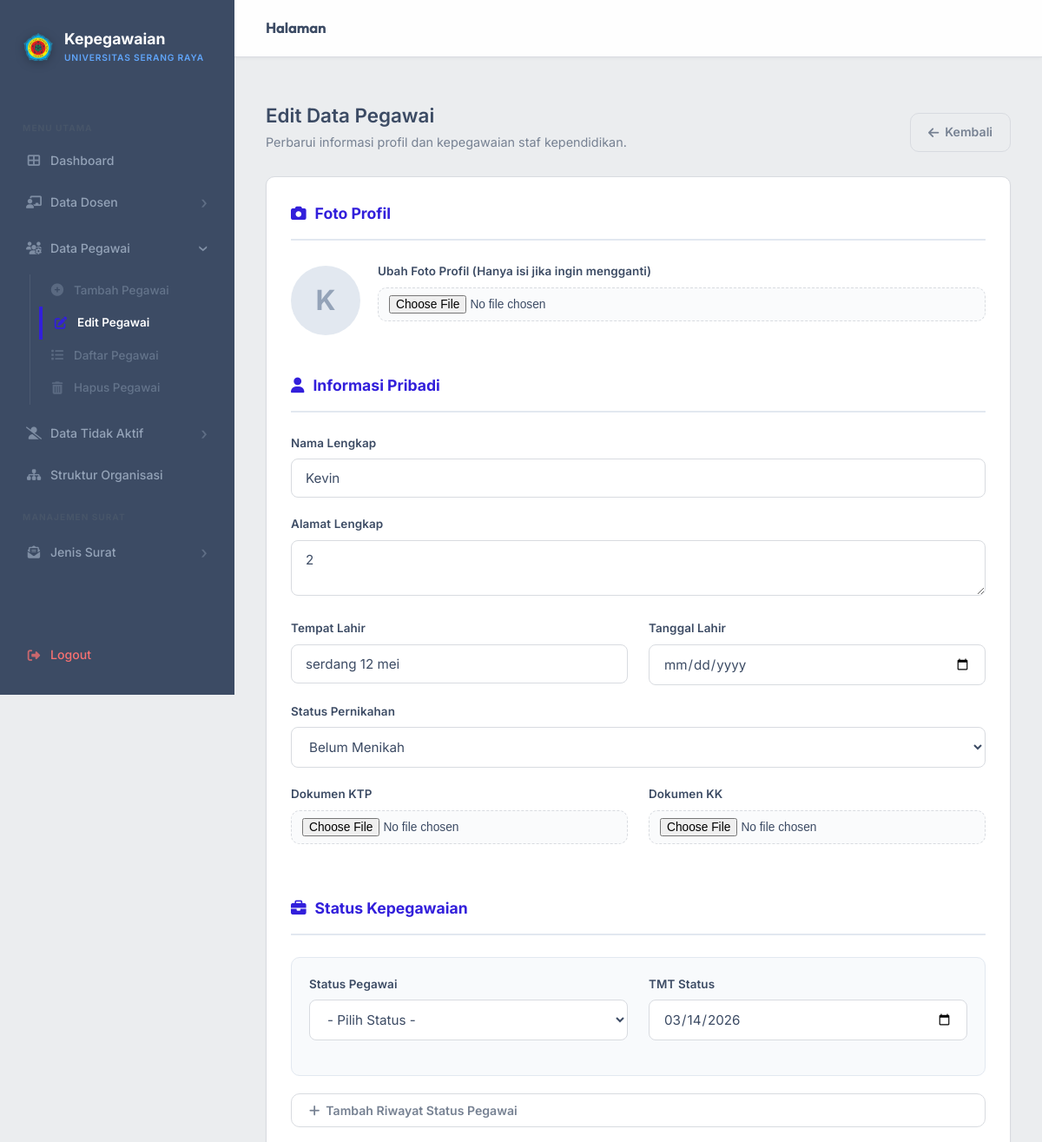
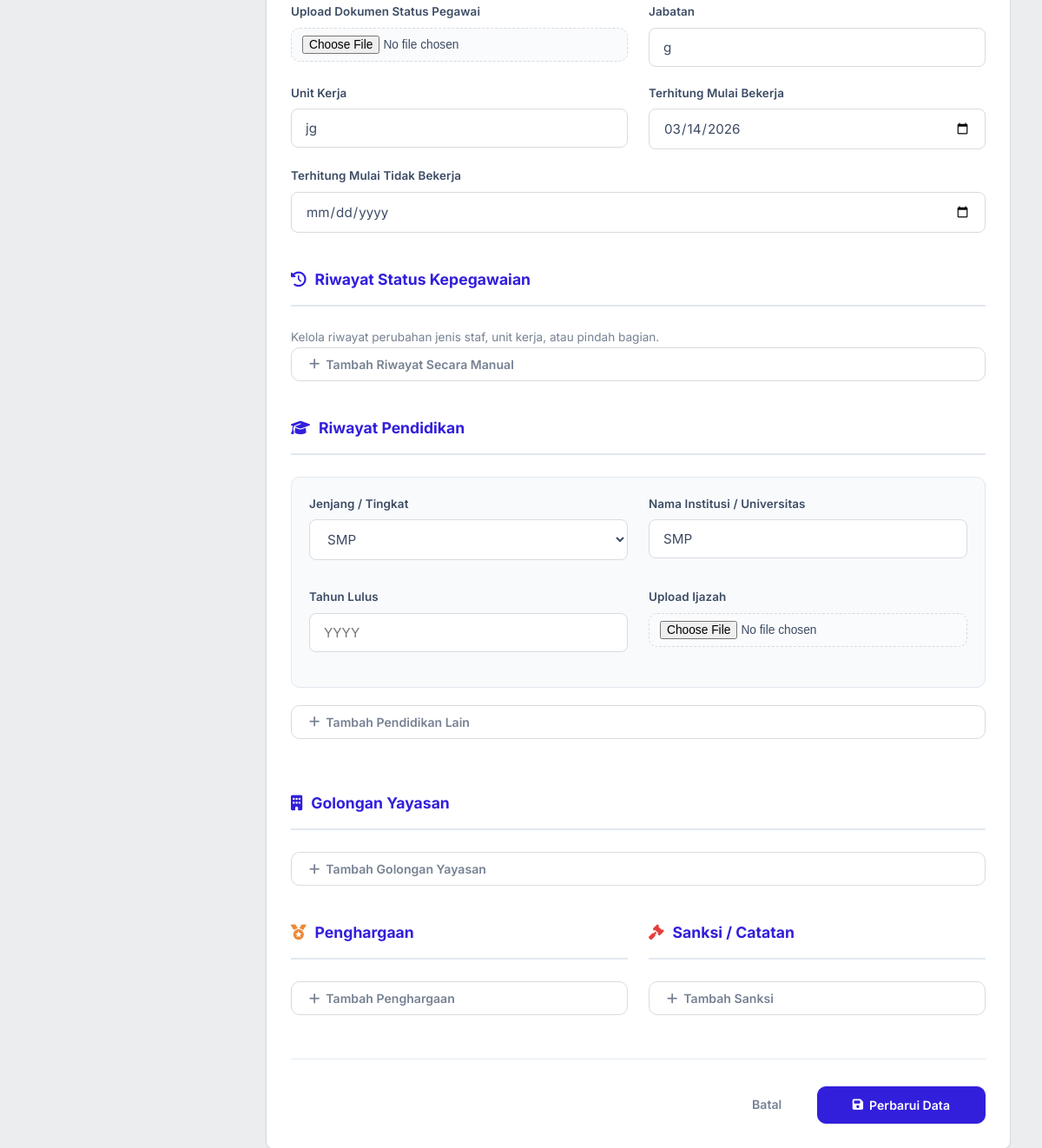
Page /form_edit_pegawai.php?id=2 (signed in) on the committed database (2 pictures, top to bottom).
### tables this page shows
CREATE TABLE `pegawai` (
  `id` int NOT NULL,
  `nama_lengkap` varchar(100) DEFAULT NULL,
  `alamat` text,
  `ttl` varchar(100) DEFAULT NULL,
  `jenis_pegawai` varchar(50) DEFAULT NULL,
  `posisi_jabatan` varchar(100) DEFAULT NULL,
  `tmt_mulai_kerja` date DEFAULT NULL,
  `tmt_tidak_kerja` date DEFAULT NULL,
  `unit_kerja` varchar(100) DEFAULT NULL,
  `pendidikan_terakhir` varchar(10) DEFAULT NULL,
  `status_pribadi` varchar(50) DEFAULT NULL,
  `riwayat_pendidikan` varchar(50) DEFAULT NULL,
  `ket_tidak_kerja` text,
  `dok_tmtk` longblob,
  `dok_tmtk_name` varchar(255) DEFAULT NULL,
  `dok_tmtk_type` varchar(100) DEFAULT NULL,
  `foto_profil` varchar(255) DEFAULT NULL,
  `status_keaktifan` varchar(32) DEFAULT 'Aktif',
  `keterangan_keaktifan` text DEFAULT NULL,
  `tgl_mulai_tidak_bekerja` date DEFAULT NULL
);

### form_edit_pegawai.php (the view, shortened to what this page needs)
<?php
require 'db.php';
$id = $_GET['id'] ?? null;
$stmt = $conn->prepare("SELECT * FROM pegawai WHERE id = ?");
$stmt->bind_param("i", $id);
$stmt->execute();
$pegawai = $stmt->get_result()->fetch_assoc();
$ttl_tempat_val = $pegawai['ttl_tempat'];
$ttl_tanggal_val = $pegawai['ttl_tanggal'];
if (!$ttl_tempat_val && !$ttl_tanggal_val && !empty($pegawai['ttl'])) {
    $parts = explode(',', $pegawai['ttl'], 2);
    if(count($parts) == 2) {
        $ttl_tempat_val = trim($parts[0]);
        $ttl_tanggal_val = date('Y-m-d', strtotime(trim($parts[1])));
    } else {
        $ttl_tempat_val = trim($pegawai['ttl']);
    }
}
$pendidikans = $conn->query("SELECT * FROM pendidikan_pegawai WHERE pegawai_id = $id ORDER BY tahun_lulus ASC")->fetch_all(MYSQLI_ASSOC);
$status_riwayats = $conn->query("SELECT * FROM status_pegawai_riwayat WHERE pegawai_id = $id")->fetch_all(MYSQLI_ASSOC);
?>
<!DOCTYPE html>
<html lang="id">
<head>
    <link rel="stylesheet" href="style.css?v=4">
    <link rel="stylesheet" href="https://cdnjs.cloudflare.com/ajax/libs/font-awesome/6.4.0/css/all.min.css">
</head>
<body>
<?php include 'components/sidebar.php'; ?>
<div class="main-content">
    <?php include 'components/navbar.php'; ?>
    <div class="header-section" style="display: flex; justify-content: space-between; align-items: flex-end; flex-wrap: wrap; gap: 15px;">
        <div>
            <h1>Edit Data Pegawai</h1>
            <p>Perbarui informasi profil dan kepegawaian staf kependidikan.</p>
        </div>
        <div>
            <a href="detail_pegawai.php?id=<?= $id ?>" class="btn btn-outline">
                <i class="fas fa-arrow-left"></i> Kembali
            </a>
        </div>
    </div>
    <form method="POST" enctype="multipart/form-data" class="card">
        <div class="form-section">
            <h3><i class="fas fa-camera"></i> Foto Profil</h3>
            <div style="display: flex; gap: 20px; align-items: center;">
                <?php if(!empty($pegawai['foto_profil']) && file_exists($pegawai['foto_profil'])): ?>
                    <div style="width: 80px; height: 80px; border-radius: 50%; overflow: hidden; border: 3px solid #e2e8f0; flex-shrink: 0;">
                        <img src="<?= htmlspecialchars($pegawai['foto_profil']) ?>" alt="Foto" style="width:100%; height:100%; object-fit:cover;">
                    </div>
                <?php else: ?>
                    <div style="width: 80px; height: 80px; border-radius: 50%; display: flex; align-items: center; justify-content: center; background: #e2e8f0; font-size: 2rem; font-weight: bold; flex-shrink: 0; color: #94a3b8;">
                        <?= strtoupper(substr($pegawai['nama_lengkap'], 0, 1)) ?>
                    </div>
                <?php endif; ?>
                <div class="form-group" style="flex: 1;">
                    <label>Ubah Foto Profil (Hanya isi jika ingin mengganti)</label>
                    <input type="file" name="foto_profil" accept=".jpg,.jpeg,.png">
                </div>
            </div>
        </div>
        <div class="form-section">
            <h3><i class="fas fa-user"></i> Informasi Pribadi</h3>
            <div class="form-group">
                <label>Nama Lengkap</label>
                <input type="text" name="nama_lengkap" value="<?= htmlspecialchars($pegawai['nama_lengkap']) ?>" required>
            </div>
            <div class="form-group">
                <label>Alamat Lengkap</label>
                <textarea name="alamat" rows="2" required><?= htmlspecialchars($pegawai['alamat']) ?></textarea>
            </div>
            <div class="multi-row">
                <div class="form-group">
                    <label>Tempat Lahir</label>
                    <input type="text" name="ttl_tempat" value="<?= htmlspecialchars($ttl_tempat_val) ?>" required>
                </div>
                <div class="form-group">
                    <label>Tanggal Lahir</label>
                    <input type="date" name="ttl_tanggal" value="<?= $ttl_tanggal_val ?>" required>
                </div>
            </div>
            <div class="form-group">
                <label>Status Pernikahan</label>
                <select name="status_pribadi" required>
                    <option value="Belum Menikah" <?= ($pegawai['status_pribadi'] ?? '') == 'Belum Menikah' ? 'selected' : '' ?>>Belum Menikah</option>
                </select>
            </div>
            <div class="multi-row">
                <div class="form-group">
                    <label>Dokumen KTP</label>
                    <input type="file" name="dok_ktp" accept=".pdf,.jpg,.jpeg,.png">
                </div>
                <div class="form-group">
                    <label>Dokumen KK</label>
                    <input type="file" name="dok_kk" accept=".pdf,.jpg,.jpeg,.png">
                </div>
            </div>
        </div>
        <div class="form-section">
            <h3><i class="fas fa-briefcase"></i> Status Kepegawaian</h3>
            <div id="status-pegawai-wrapper">
                <?php if (count($status_riwayats) > 0): ?>
                    <?php foreach($status_riwayats as $idx => $sr): ?>
                        <div class="dynamic-item">
                            <button type="button" onclick="this.closest('.dynamic-item').remove()" class="btn-icon" style="color:var(--danger); position:absolute; right:15px; top:15px;"><i class="fas fa-trash"></i></button>
                            <div class="multi-row">
                                <div class="form-group">
                                    <label>Status Pegawai</label>
                                    <select name="status_pegawai[]" required>
                                        <option value="Tetap" <?= $sr['status_pegawai']=='Tetap'?'selected':'' ?>>Tetap</option>
                                        <option value="Tidak Tetap" <?= $sr['status_pegawai']=='Tidak Tetap'?'selected':'' ?>>Tidak Tetap</option>
                                        <option value="Honorer" <?= $sr['status_pegawai']=='Honorer'?'selected':'' ?>>Honorer</option>
                                        <option value="Kontrak" <?= $sr['status_pegawai']=='Kontrak'?'selected':'' ?>>Kontrak</option>
                                    </select>
                                </div>
                                <div class="form-group">
                                    <label>TMT Status</label>
                                    <input type="date" name="tmt_status_pegawai[]" value="<?= $sr['tmt'] ?? $sr['tmt_mulai_kerja'] ?>">
                                </div>
                            </div>
                            <div class="form-group" style="margin-top:10px;">
                                <label>Upload Dokumen <span style="color:var(--text-muted); font-weight:400;">(PDF/JPG)</span></label>
                                <input type="file" name="dok_status_peg_riwayat[]" accept=".pdf,.jpg,.jpeg,.png">
                                <?php if(!empty($sr['dokumen'])): ?>
                                    <a href="<?= $sr['dokumen'] ?>" target="_blank" class="file-preview"><i class="fas fa-file-pdf"></i> <?= basename($sr['dokumen']) ?></a>
                                    <input type="hidden" name="existing_dok_status_peg[]" value="<?= $sr['dokumen'] ?>">
                                <?php endif; ?>
                            </div>
                        </div>
                    <?php endforeach; ?>
                <?php else: ?>
                    <div class="dynamic-item">
                        <div class="multi-row">
                            <div class="form-group">
                                <label>Status Pegawai</label>
                                <select name="status_pegawai[]" required>
                                    <option value="">- Pilih Status -</option>
                                </select>
                            </div>
                            <div class="form-group">
                                <label>TMT Status</label>
                                <input type="date" name="tmt_status_pegawai[]" value="<?= $pegawai['tmt_mulai_kerja'] ?>">
                            </div>
                        </div>
                    </div>
                <?php endif; ?>
            </div>
            <button type="button" onclick="addStatusPegawai()" class="btn btn-outline" style="width:100%; margin-bottom:20px;"><i class="fas fa-plus"></i> Tambah Riwayat Status Pegawai</button>
            <div class="multi-row">
                <div class="form-group">
                    <label>Upload Dokumen Status Pegawai</label>
                    <input type="file" name="dok_status_pegawai" accept=".pdf,.jpg,.jpeg,.png">
                </div>
                <div class="form-group">
                    <label>Jabatan</label>
                    <input type="text" name="posisi_jabatan" value="<?= htmlspecialchars($pegawai['posisi_jabatan']) ?>" required>
                </div>
            </div>
            <div class="multi-row">
                <div class="form-group">
                    <label>Unit Kerja</label>
                    <input type="text" name="unit_kerja" value="<?= htmlspecialchars($pegawai['unit_kerja']) ?>" required>
                </div>
                <div class="form-group">
                    <label>Terhitung Mulai Bekerja</label>
                    <input type="date" name="tmt_mulai_kerja" value="<?= $pegawai['tmt_mulai_kerja'] ?>" required>
                </div>
            </div>
            <div class="form-group">
                <label>Terhitung Mulai Tidak Bekerja</label>
                <input type="date" name="tmt_tidak_kerja" id="tmtk_input" value="<?= $pegawai['tmt_tidak_kerja'] ?>">
            </div>
        </div>
        <div class="form-section" style="margin-top:20px;">
            <h3><i class="fas fa-history"></i> Riwayat Status Kepegawaian</h3>
            <p style="font-size: 0.85rem; color: var(--text-muted); margin-bottom:  १५px;">Kelola riwayat perubahan jenis staf, unit kerja, atau pindah bagian.</p>
            <button type="button" onclick="addRiwayatStatus()" class="btn btn-outline" style="width:100%;"><i class="fas fa-plus"></i> Tambah Riwayat Secara Manual</button>
        </div>
        <div class="form-section">
            <h3><i class="fas fa-graduation-cap"></i> Riwayat Pendidikan</h3>
            <div id="pendidikan-wrapper">
                <?php if(empty($pendidikans)): ?>
                    <div class="dynamic-item">
                        <div class="multi-row">
                            <div class="form-group">
                                <label>Jenjang / Tingkat</label>
                                <select name="pend_jenjang[]">
                                    <?php
                                    $riw_text = $pegawai['riwayat_pendidikan'] ?? '';
                                    foreach(['SD', 'SMP', 'SMA/SMK', 'D3', 'D4', 'S1', 'S2', 'S3'] as $p): ?>
                                    <option value="<?= $p ?>" <?= strpos($riw_text, $p)!==false?'selected':'' ?>><?= $p ?></option>
                                    <?php endforeach; ?>
                                </select>
                            </div>
                            <div class="form-group"><label>Nama Institusi / Universitas</label><input type="text" name="pend_institusi[]" value="<?= htmlspecialchars($riw_text) ?>"></div>
                        </div>
                        <div class="multi-row" style="margin-top:12px;">
                            <div class="form-group"><label>Tahun Lulus</label><input type="number" name="pend_tahun[]" placeholder="YYYY"></div>
                            <div class="form-group"><label>Upload Ijazah</label><input type="file" name="dok_pendidikan[]"></div>
                        </div>
                    </div>
                <?php endif; ?>
            </div>
            <button type="button" onclick="addPendidikan()" class="btn btn-outline" style="width:100%; margin-bottom: 20px;"><i class="fas fa-plus"></i> Tambah Pendidikan Lain</button>
        </div>
        <div class="form-section">
            <h3><i class="fas fa-building"></i> Golongan Yayasan</h3>
            <button type="button" onclick="addYayasan()" class="btn btn-outline" style="width:100%;"><i class="fas fa-plus"></i> Tambah Golongan Yayasan</button>
        </div>
        <div class="form-section">
            <div class="multi-row">
                <div>
                    <h3><i class="fas fa-medal" style="color: #ed8936;"></i> Penghargaan</h3>
                    <button type="button" onclick="addReward()" class="btn btn-outline" style="width: 100%;"><i class="fas fa-plus"></i> Tambah Penghargaan</button>
                </div>
                <div>
                    <h3><i class="fas fa-gavel" style="color: #e53e3e;"></i> Sanksi / Catatan</h3>
                    <button type="button" onclick="addPunish()" class="btn btn-outline" style="width: 100%;"><i class="fas fa-plus"></i> Tambah Sanksi</button>
                </div>
            </div>
        </div>
        <div style="margin-top: 50px; text-align: right; border-top: 1px solid #e2e8f0; padding-top: 30px;">
            <a href="detail_pegawai.php?id=<?= $id ?>" class="btn" style="color: var(--text-muted); margin-right: 15px;">Batal</a>
            <button type="submit" name="update" class="btn btn-primary" style="padding: 12px 40px;"><i class="fas fa-save"></i> Perbarui Data</button>
        </div>
    </form>
</div>
</body>
</html>

### rows in the picture
pegawai: nama_lengkap "K", nama_lengkap "Kevin", alamat "2", ttl_tempat "serdang 12 mei", status_pribadi "Belum Menikah", tmt_mulai_kerja "03/14/2026", posisi_jabatan "g", unit_kerja "jg", riwayat_pendidikan "SMP"

### other values in the picture
$page_title "Halaman"
